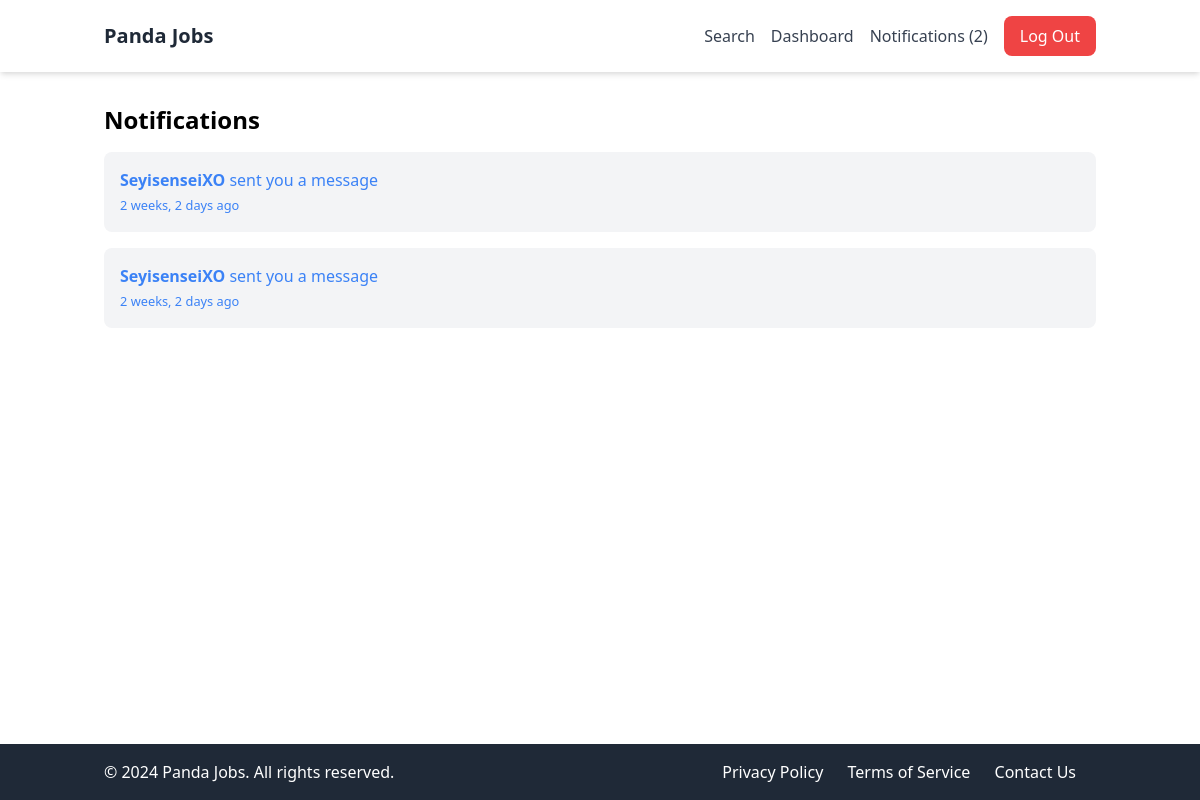
Page /notifications/ (signed in) on the earlier database version.
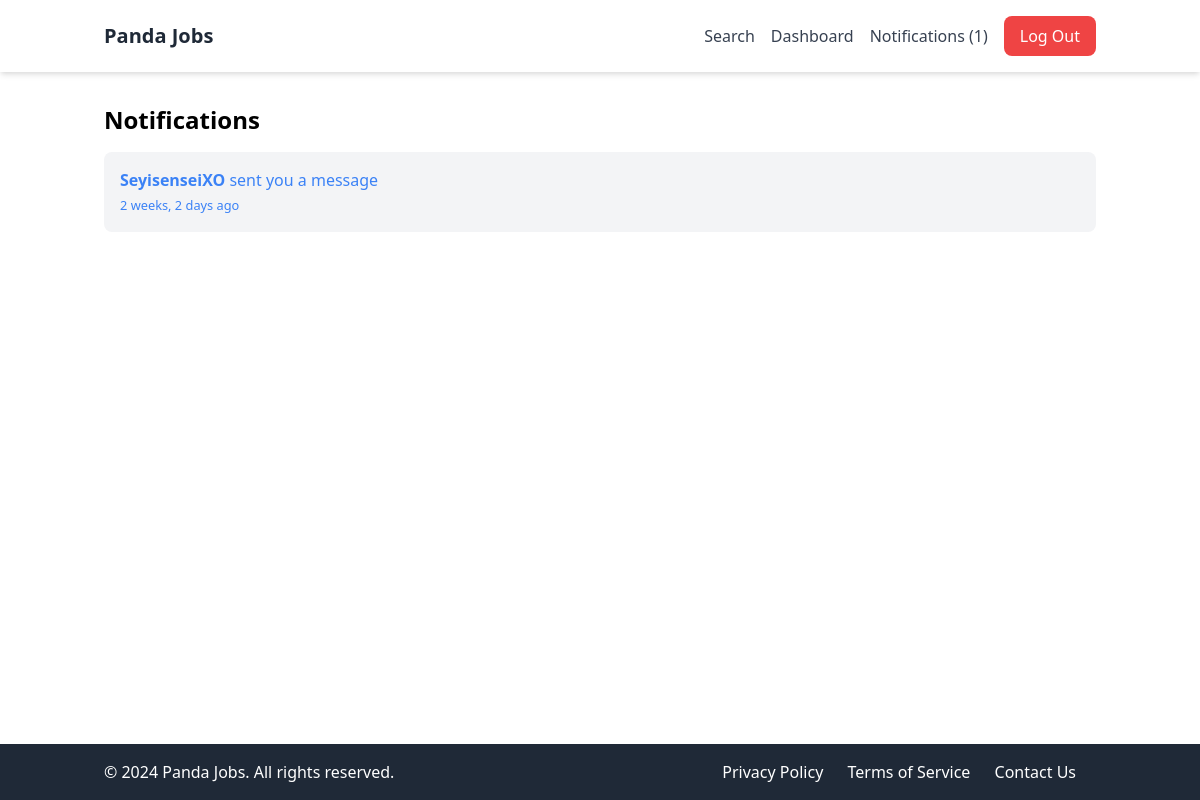
Same page on the later database version.
### apps/notifications/models.py (models this page shows)
class Notification(models.Model):
    MESSAGE = 'message'
    APPLICATION = 'application'
    CHOICES = (
        (MESSAGE, 'Message'),
        (APPLICATION, 'Application'),
    )
    to_user = models.ForeignKey(User, related_name='notifications', on_delete=models.CASCADE)
    notification_type = models.CharField(max_length=20, choices=CHOICES)
    is_read = models.BooleanField(default=False)
    extra_id = models.IntegerField(null=True, blank=True)
    created_at = models.DateTimeField(auto_now_add=True)
    created_by = models.ForeignKey(User, related_name='creatednotifications', on_delete=models.CASCADE)
    class Meta:
        ordering = ['-created_at']

### apps/notifications/views.py (the view, shortened to what this page needs)
# urls.py: path('', notifications, name='notifications'),
@login_required
def notifications(request):
    goto = request.GET.get('goto', '')
    notification_id = request.GET.get('notification', 0)
    extra_id = request.GET.get('extra_id', 0)
    return render(request, 'notifications.html')

### apps/notifications/context_processors.py (called while the page is built)
def notification(request):
    if request.user.is_authenticated:
        return {'notifications': request.user.notifications.filter(is_read=False)}
    else:
        return {'notifications': []}

### apps/notifications/templates/notifications.html (shortened to what this page needs)
{% extends 'base.html' %}
{% block content %}
    <div class="container mx-auto">
        <h1 class="text-2xl font-bold mb-4">Notifications</h1>
        {% for notification in notifications %}
            <div class="bg-gray-100 p-4 mb-4 rounded-lg">
                <p>
                    {% if notification.notification_type == 'message' %}
                        <a href="{% url 'notifications' %}?goto=view_application&notification={{ notification.id }}&extra_id={{ notification.extra_id }}" class="text-blue-500">
                            <strong>{{ notification.created_by.username }}</strong> sent you a message<br>
                            <small>{{ notification.created_at | timesince }} ago</small>
                        </a>
                    {% elif notification.notification_type == 'application' %}
                        <a href="{% url 'notifications' %}?goto=view_application&notification={{ notification.id }}&extra_id={{ notification.extra_id }}" class="text-blue-500">
                            <strong>{{ notification.created_by.username }}</strong> applied to your job<br>
                            <small>{{ notification.created_at | timesince }} ago</small>
                        </a>
                    {% endif %}
                </p>
            </div>
        {% endfor %}
    </div>
{% endblock %}

Differences in the rows shown:
no longer on this page (row edited): Notification: created_by.username "SeyisenseiXO", created_at "2 weeks, 2 days"
Other differences:
{{ notifications.count }}: "2" → "1"
